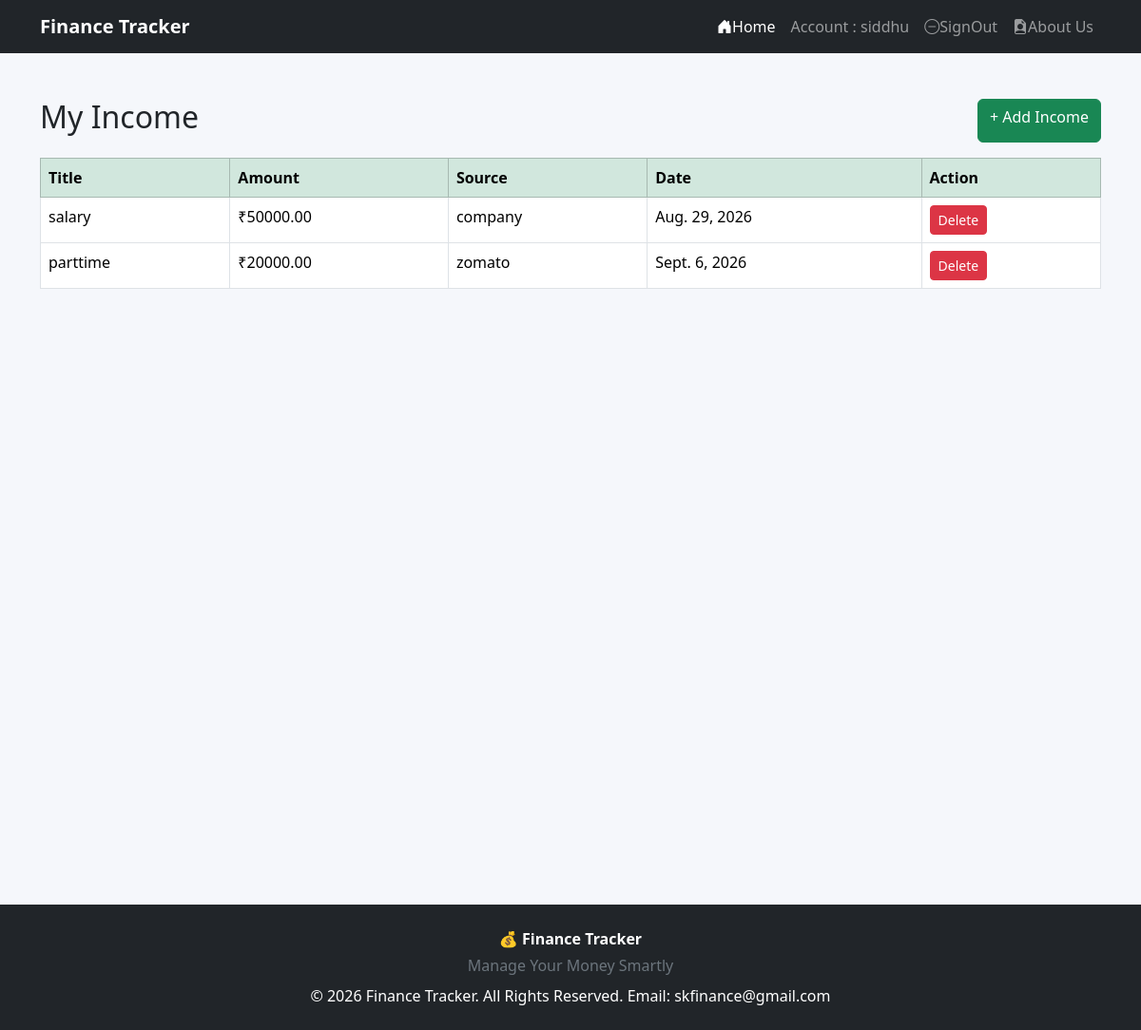
/income/listincome/ (signed in), run on the app's committed database.
### income/models.py (models this page shows, shortened)
class Income(models.Model):
    user = models.ForeignKey(User, on_delete=models.CASCADE)
    title = models.CharField(max_length=100)
    amount = models.DecimalField(max_digits=10, decimal_places=2)
    source = models.CharField(max_length=100)
    date = models.DateField()

### income/views.py (the view)
# urls.py: path('listincome/',list_income, name='list_income'),
@login_required(login_url=('signin'))
def list_income(request):
    incomes = Income.objects.filter(user=request.user)
    return render(request, 'income/listincome.html',{'incomes': incomes})

### templates/income/listincome.html
{% extends 'base.html' %}
{% block content %}
<div class="container mt-5">
    <div class="d-flex justify-content-between mb-3">
        <h2>My Income</h2>
        <a href="{% url 'add_income' %}"
           class="btn btn-success">
            + Add Income
        </a>
    </div>
    <table class="table table-bordered table-hover">
        <thead class="table-success">
            <tr>
                <th>Title</th>
                <th>Amount</th>
                <th>Source</th>
                <th>Date</th>
                <th>Action</th>
            </tr>
        </thead>
        <tbody>
            {% for income in incomes %}
            <tr>
                <td>{{ income.title }}</td>
                <td>₹{{ income.amount }}</td>
                <td>{{ income.source }}</td>
                <td>{{ income.date }}</td>
                <td>
                    <a href="{% url 'delete_income' income.id %}"
                       class="btn btn-danger btn-sm">
                        Delete
                    </a>
                </td>
            </tr>
            {% empty %}
            <tr>
                <td colspan="5" class="text-center">
                    No income records found.
                </td>
            </tr>
            {% endfor %}
        </tbody>
    </table>
</div>
{% endblock %}

### templates/base.html (shortened to what this page needs)
{% load static %}
<!DOCTYPE html>
<html lang="en">
<head>
    <link href="https://cdn.jsdelivr.net/npm/bootstrap@5.3.8/dist/css/bootstrap.min.css" rel="stylesheet">
    <link rel="stylesheet" href="https://cdn.jsdelivr.net/npm/bootstrap-icons@1.13.1/font/bootstrap-icons.min.css">
    <link rel="stylesheet" href="{% static 'css/base.css' %}">
    <link rel="stylesheet" href="{% static 'css/home.css' %}">
</head>
<body>
<div class="header">
<nav class="navbar navbar-expand-lg navbar-dark bg-dark">
    <div class="container">
        <a class="navbar-brand fw-bold" href="#">
             Finance Tracker
        </a>
        <div class="collapse navbar-collapse" id="navbarMenu">
            <ul class="navbar-nav ms-auto">
                <li class="nav-item">
                    <a class="nav-link active" href="{% url 'home' %}">
                        <i class="bi bi-house-door-fill"></i>Home
                    </a>
                </li>
                {% if user.is_authenticated %}
                      <li class="nav-item">
                        <a class="nav-link" href="#">
                            Account : {{user}}
                        </a>
                    </li>
                    <li class="nav-item">
                        <a class="nav-link" href={% url 'signout' %}>
                            <i class="bi bi-dash-circle"></i>SignOut
                    </li>
                {%endif%}
                <li class="nav-item">
                    <a class="nav-link" href="{% url 'about'%}">
                        <i class="bi bi-file-earmark-person-fill"></i>About Us
                    </a>
                </li>
            </ul>
        </div>
    </div>
</nav>
</div>
<div class="content" style="min-height: 100vh;">
    {% block content %}
    {% endblock content %}
</div>
<div class="footer">
<footer class="bg-dark text-white text-center py-4 mt-5">
    <div class="container">
        <p class="mb-1 fw-bold">
            💰 Finance Tracker
        </p>
        <p class="mb-0 text-secondary">
            Manage Your Money Smartly
        </p>
        <p class="mb-0 mt-2">
            © 2026 Finance Tracker. All Rights Reserved.
             Email: skfinance@gmail.com
        </p>
    </div>
</footer>
</div>
</body>
</html>

### static/css/base.css (style rules this page uses)
body { margin: 0; font-family: "Segoe UI", Arial, sans-serif; background: #f8f9fa; color: #212529; }

### static/css/home.css (style rules this page uses)
body { background: #f5f7fb; }

### data on the page
Income: title "salary", amount "50000.00", source "company", date "Aug. 29, 2026"
Income: title "parttime", amount "20000.00", source "zomato", date "Sept. 6, 2026"

### other printed values
{{ user }} "siddhu"
